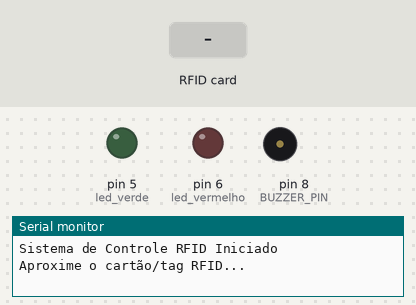
Bench run of a sketch on a simulated Arduino Uno, built with avr-gcc and run on an emulated ATmega328P. On the bench: output pins drawn as LEDs (lit = HIGH), buzzer (waves = sounding), the last lines printed to the serial monitor. The inputs (shaded band) are chosen by the test bench. Pins used as bus, display or sensor lines are not drawn.

Above: at 1.2 s.
1.3 s: RFID card D8 4B 12 22 held to the reader
At 2.2 s:
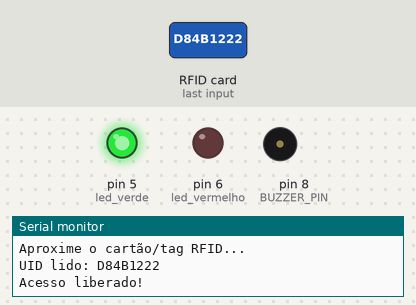
3.0 s: RFID card 5E 7A 19 C4 held to the reader
At 5.8 s:
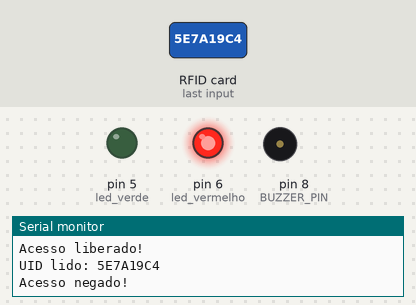
6.0 s: RFID card A1 B2 C3 D4 held to the reader
At 7.41 s:
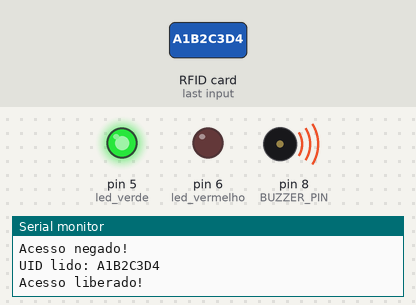
Timing chart, 0 to 11.8 s (numbered marks = the images above; inputs shaded):
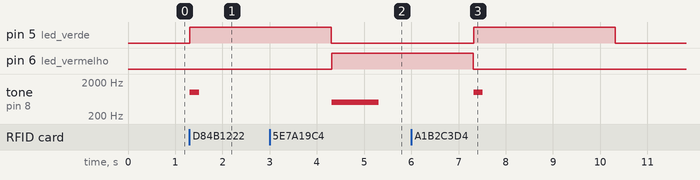

Measured:
- after the input at 1.3 s, pin 5 (led_verde): LOW → HIGH at once; tone on pin 8 (BUZZER_PIN): silent → 1000 Hz at once, → silent 0.20 s later
- after the input at 3.0 s, pin 6 (led_vermelho): LOW → HIGH after 1.3 s; tone on pin 8 (BUZZER_PIN): silent → 500 Hz after 1.3 s, → silent 1.0 s later
- after the input at 6.0 s, pin 5 (led_verde): LOW → HIGH after 1.3 s, → LOW 3.0 s later; tone on pin 8 (BUZZER_PIN): silent → 1000 Hz after 1.3 s, → silent 0.20 s later

The sketch:

proj_final.ino
```cpp
#include <SPI.h>
#include <MFRC522.h>

// Definições dos pinos
#define SS_PIN 10    // Pino para SDA/SS do módulo RC522
#define RST_PIN 9    // Pino para RST do módulo RC522
#define BUZZER_PIN 8 // Pino para o buzzer

// Inicializa o módulo RFID
MFRC522 rfid(SS_PIN, RST_PIN);

// LEDs para indicar acesso
const int led_verde = 5;   // LED verde para acesso liberado
const int led_vermelho = 6; // LED vermelho para acesso negado

// Lista de UIDs autorizados (coloque os UIDs dos cartões permitidos)
String uidsAutorizados[] = {"D84B1222", "A1B2C3D4", "E5F6G7H8"}; // Exemplos de UIDs autorizados

void setup() {
  // Configuração dos LEDs e buzzer
  pinMode(led_verde, OUTPUT);
  pinMode(led_vermelho, OUTPUT);
  pinMode(BUZZER_PIN, OUTPUT);

  // Inicializa comunicação serial e SPI
  Serial.begin(9600);
  SPI.begin();

  // Inicializa o módulo RFID
  rfid.PCD_Init();
  Serial.println("Sistema de Controle RFID Iniciado");
  Serial.println("Aproxime o cartão/tag RFID...");
}

void loop() {
  // Verifica se há um novo cartão presente
  if (!rfid.PICC_IsNewCardPresent() || !rfid.PICC_ReadCardSerial()) {
    return;
  }

  // Lê o UID do cartão
  String uid = "";
  for (byte i = 0; i < rfid.uid.size; i++) {
    uid += String(rfid.uid.uidByte[i] < 0x10 ? "0" : ""); // Formata o byte
    uid += String(rfid.uid.uidByte[i], HEX); // Converte para HEX
  }
  uid.toUpperCase(); // Converte o UID para maiúsculo

  // Mostra o UID no Serial Monitor
  Serial.print("UID lido: ");
  Serial.println(uid);

  // Verifica se o UID lido está na lista de UIDs autorizados
  bool acessoLiberado = false;
  for (int i = 0; i < sizeof(uidsAutorizados) / sizeof(uidsAutorizados[0]); i++) {
    if (uid == uidsAutorizados[i]) {
      acessoLiberado = true;
      break;
    }
  }

  if (acessoLiberado) {
    Serial.println("Acesso liberado!");
    digitalWrite(led_verde, HIGH);
    tone(BUZZER_PIN, 1000, 200); // Apito curto de 200 ms
    delay(3000); // LED verde aceso por 3 segundos
    digitalWrite(led_verde, LOW);
  } else {
    Serial.println("Acesso negado!");
    digitalWrite(led_vermelho, HIGH);
    tone(BUZZER_PIN, 500, 1000); // Apito longo de 1000 ms
    delay(3000); // LED vermelho aceso por 3 segundos
    digitalWrite(led_vermelho, LOW);
  }

  // Para a leitura repetida do cartão
  rfid.PICC_HaltA();
}
```
